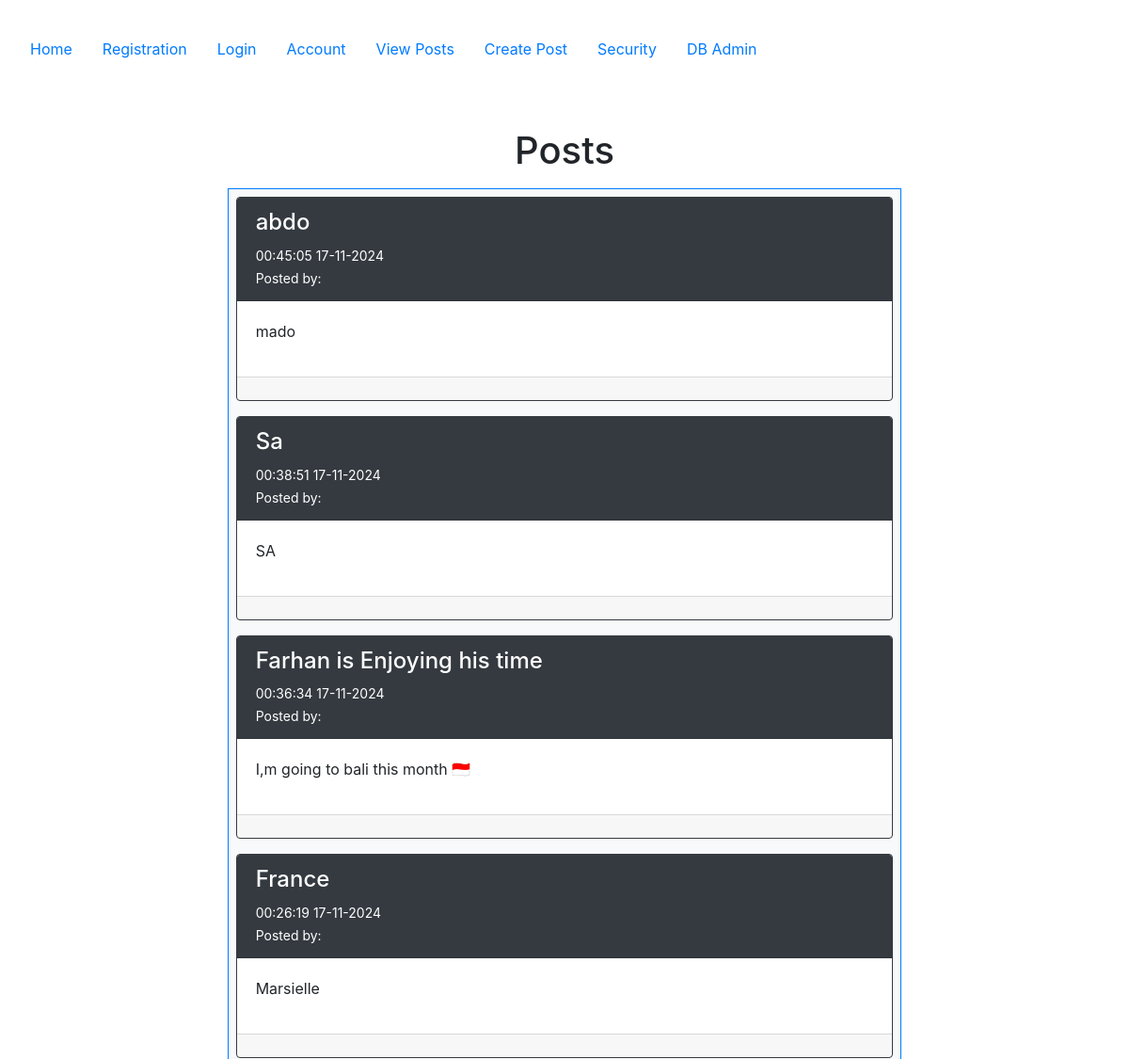
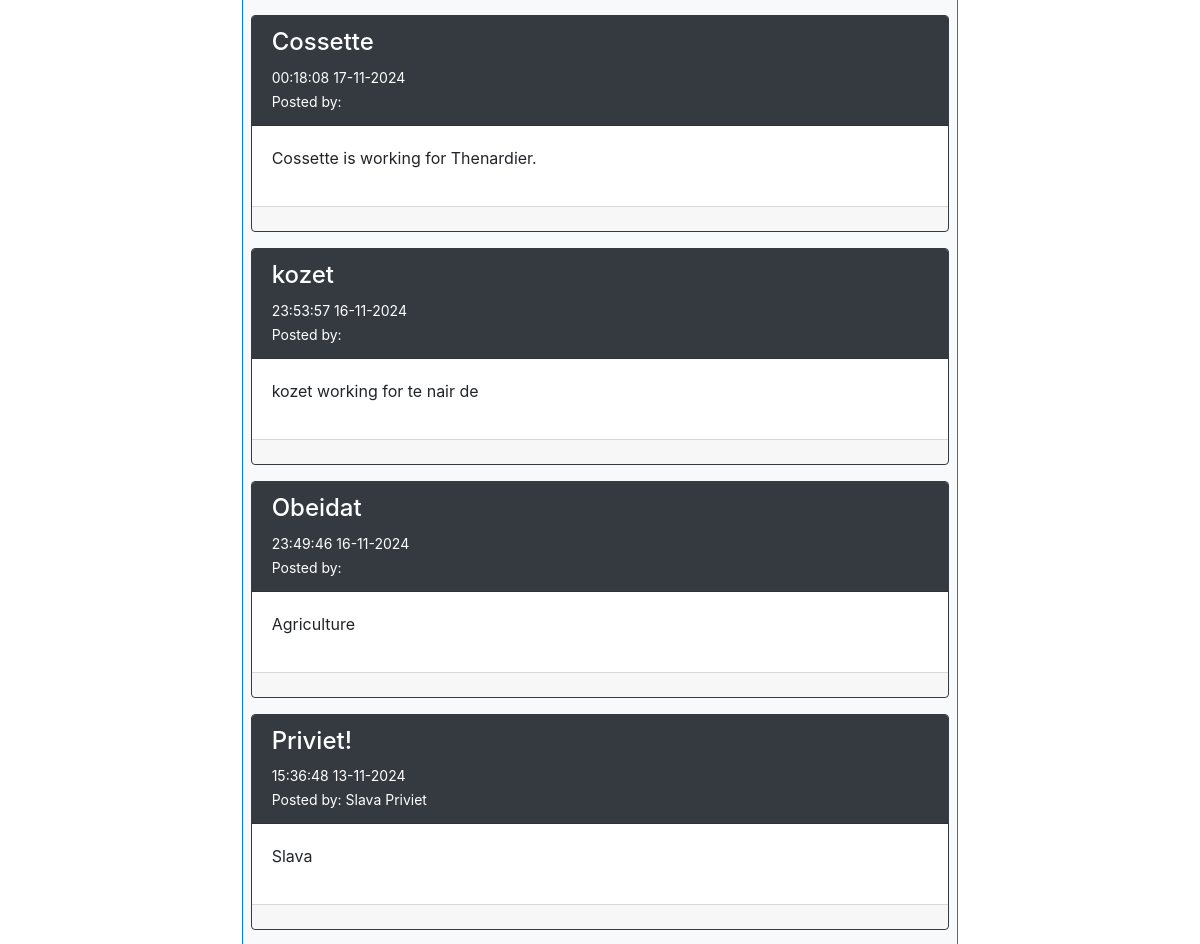
Page /posts/posts (upper part) on the earlier database version (2 pictures, top to bottom).
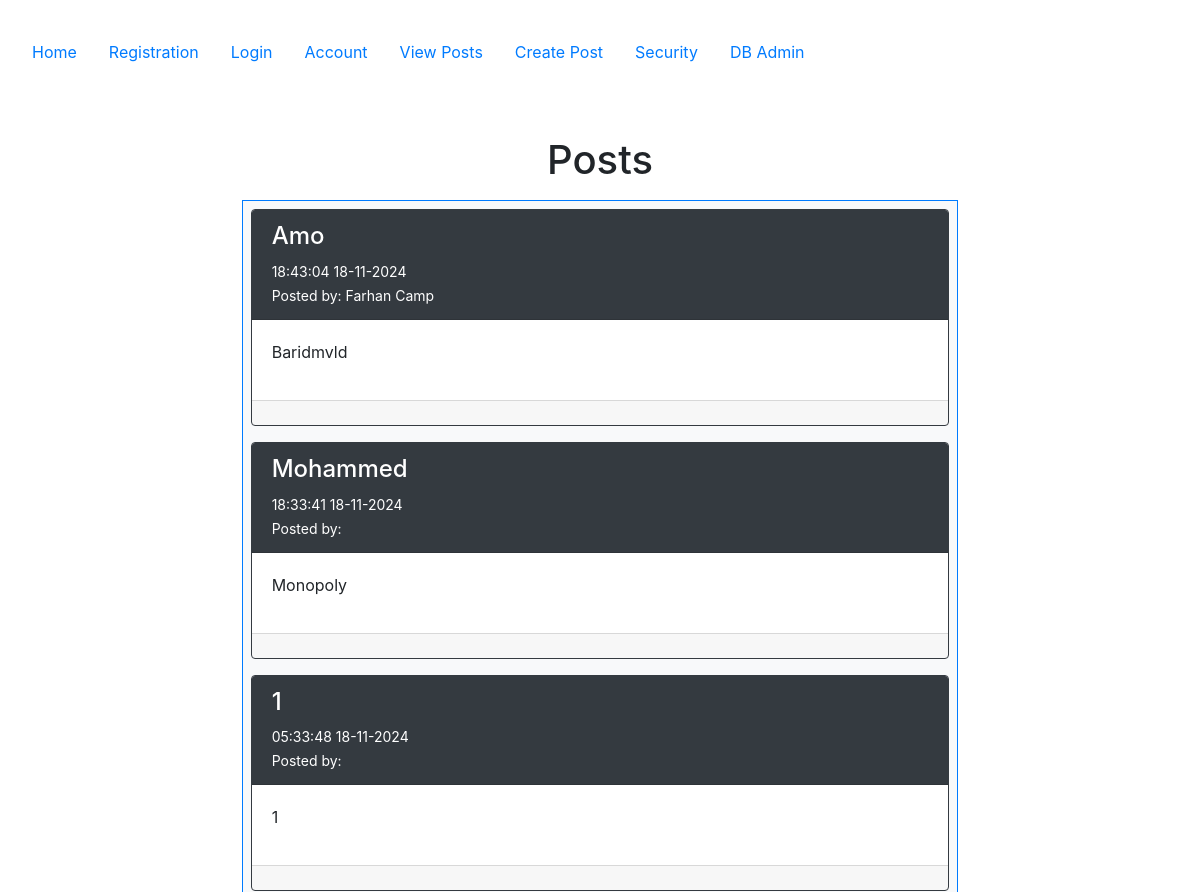
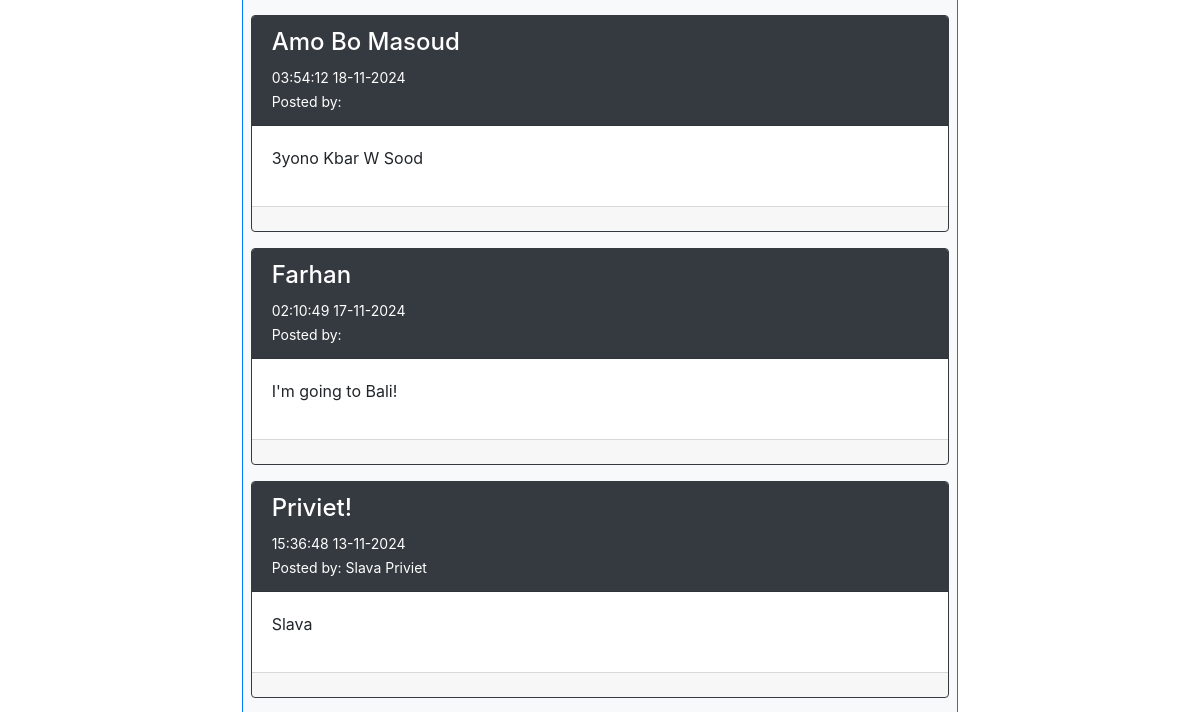
Same page on the later database version (2 pictures, top to bottom).
### config.py (models this page shows, shortened)
class Post(db.Model):
   __tablename__ = 'posts'
   id = db.Column(db.Integer, primary_key=True)
   userid = db.Column(db.Integer, db.ForeignKey('users.id'))
   created = db.Column(db.DateTime, nullable=False, default=datetime.utcnow)
   title = db.Column(db.Text, nullable=False)
   body = db.Column(db.Text, nullable=False)
   user = db.relationship("User", back_populates="posts")

class User(db.Model, UserMixin):
    __tablename__ = 'users'
    id = db.Column(db.Integer, primary_key=True)
    email = db.Column(db.String(100), nullable=False, unique=True)
    password = db.Column(db.String(100), nullable=False)
    firstname = db.Column(db.String(100), nullable=False)
    lastname = db.Column(db.String(100), nullable=False)
    phone = db.Column(db.String(100), nullable=False)
    mfa_key = db.Column(db.String(32), nullable=False, default='')  # Store MFA key
    mfa_enabled = db.Column(db.Boolean, nullable=False, default=False)  # Track if MFA is enabled
    posts = db.relationship("Post", order_by=Post.id, back_populates="user")

### posts/views.py (the view)
@posts_bp.route('/posts')
def posts():
    all_posts = Post.query.order_by(desc('id')).all()
    return render_template('posts/posts.html', posts=all_posts)

### templates/posts/posts.html (shortened to what this page needs)
{% extends "base.html" %}
{% block content %}
    <div class="container">
        <h1>Posts</h1>
        <div class="p-2 row">
            <div class="col-2"></div>
            <div class="col-8">
                <div class="p-2 bg-light border border-primary" style="text-align: left">
                    {% for post in posts %}
                        <div class="card border border-dark mb-3">
                            <div class="card-header bg-dark text-white">
                                <h4>{{ post.title }}</h4>
                                <small>{{ post.created.strftime('%H:%M:%S %d-%m-%Y') }}</small>
                                <br>
                                <small>
                                    Posted by: {{ post.user.firstname }} {{ post.user.lastname }}
                                </small>
                            </div>
                            <div class="card-body">
                                <p>{{ post.body }}</p>
                            </div>
                            <div class="card-footer">
                            </div>
                        </div>
                    {% else %}
                        <div class="alert alert-warning text-center">
                            <strong>No posts available. Be the first to create one!</strong>
                        </div>
                    {% endfor %}
                </div>
            </div>
            <div class="col-2"></div>
        </div>
    </div>
{% endblock %}

### templates/base.html (shortened to what this page needs)
<!DOCTYPE html>
<html lang="en">
<head>
    <link rel="stylesheet" href="https://cdn.jsdelivr.net/npm/bootstrap@4.6.2/dist/css/bootstrap.min.css">
</head>
<body>
<section class="container-fluid p-3 my-3">
    <nav class="nav nav-pills flex-column flex-sm-row">
        <a class="nav-item nav-link" href="{{ url_for('index') }}">Home</a>
        <a class="nav-item nav-link" href="{{ url_for('accounts.registration') }}">Registration</a>
        {% if current_user.is_authenticated %}
            <a class="nav-item nav-link" href="{{ url_for('accounts.logout') }}">Logout</a>
        {% else %}
            <a class="nav-item nav-link" href="{{ url_for('accounts.login') }}">Login</a>
        {% endif %}
        <a class="nav-item nav-link" href="{{ url_for('accounts.account') }}">Account</a>
        <a class="nav-item nav-link" href="{{ url_for('posts.posts') }}">View Posts</a>
        <a class="nav-item nav-link" href="{{ url_for('posts.create') }}">Create Post</a>
        <a class="nav-item nav-link" href="{{ url_for('security.security') }}">Security</a>
        <a class="nav-item nav-link" href="http://127.0.0.1:5000/admin">DB Admin</a>
    </nav>
    <div class="container-fluid p-3 my-5 text-center">
        {% block content %}{% endblock %}
    </div>
</section>
</body>
</html>

Differences in the rows shown:
removed Post: title "abdo", created "00:45:05 17-11-2024", body "mado"
removed Post: title "Sa", created "00:38:51 17-11-2024", body "SA"
removed Post: title "Farhan is Enjoying his time", created "00:36:34 17-11-2024", body "I,m going to bali this month 🇮🇩"
removed Post: title "France", created "00:26:19 17-11-2024", body "Marsielle"
removed Post: title "Cossette", created "00:18:08 17-11-2024", body "Cossette is working for Thenardier."
removed Post: title "kozet", created "23:53:57 16-11-2024", body "kozet working for te nair de"
removed Post: title "Obeidat", created "23:49:46 16-11-2024", body "Agriculture"
added Post: title "Amo", created "18:43:04 18-11-2024", user.firstname "Farhan", user.lastname "Camp", body "Baridmvld"
added Post: title "Mohammed", created "18:33:41 18-11-2024", body "Monopoly"
added Post: title "1", created "05:33:48 18-11-2024", body "1"
added Post: title "Amo Bo Masoud", created "03:54:12 18-11-2024", body "3yono Kbar W Sood"
added Post: title "Farhan", created "02:10:49 17-11-2024", body "I'm going to Bali!"
